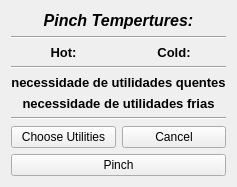
<?xml version="1.0" encoding="UTF-8"?>
<ui version="4.0">
 <class>Form</class>
 <widget class="QWidget" name="Form">
  <property name="windowTitle">
   <string>Form</string>
  </property>
  <layout class="QVBoxLayout" name="verticalLayout_2">
   <item>
    <layout class="QVBoxLayout" name="verticalLayout">
     <item>
      <widget class="QLabel" name="label">
       <property name="font">
        <font>
         <family>Arial</family>
         <pointsize>12</pointsize>
         <weight>75</weight>
         <italic>true</italic>
         <bold>true</bold>
        </font>
       </property>
       <property name="text">
        <string>Pinch Tempertures:</string>
       </property>
       <property name="alignment">
        <set>Qt::AlignCenter</set>
       </property>
      </widget>
     </item>
     <item>
      <widget class="Line" name="line">
       <property name="orientation">
        <enum>Qt::Horizontal</enum>
       </property>
      </widget>
     </item>
     <item>
      <layout class="QHBoxLayout" name="horizontalLayout_2">
       <item>
        <widget class="QLabel" name="hot_temp">
         <property name="font">
          <font>
           <family>Arial</family>
           <pointsize>10</pointsize>
           <weight>75</weight>
           <bold>true</bold>
          </font>
         </property>
         <property name="text">
          <string>Hot:</string>
         </property>
         <property name="alignment">
          <set>Qt::AlignCenter</set>
         </property>
        </widget>
       </item>
       <item>
        <widget class="QLabel" name="cold_temp">
         <property name="font">
          <font>
           <family>Arial</family>
           <pointsize>10</pointsize>
           <weight>75</weight>
           <bold>true</bold>
          </font>
         </property>
         <property name="text">
          <string>Cold:</string>
         </property>
         <property name="alignment">
          <set>Qt::AlignCenter</set>
         </property>
        </widget>
       </item>
      </layout>
     </item>
     <item>
      <widget class="Line" name="line_2">
       <property name="orientation">
        <enum>Qt::Horizontal</enum>
       </property>
      </widget>
     </item>
     <item>
      <widget class="QLabel" name="precisa_quente">
       <property name="font">
        <font>
         <family>Arial</family>
         <pointsize>10</pointsize>
         <weight>75</weight>
         <bold>true</bold>
        </font>
       </property>
       <property name="text">
        <string>necessidade de utilidades quentes</string>
       </property>
       <property name="alignment">
        <set>Qt::AlignCenter</set>
       </property>
      </widget>
     </item>
     <item>
      <widget class="QLabel" name="precisa_fria">
       <property name="font">
        <font>
         <family>Arial</family>
         <pointsize>10</pointsize>
         <weight>75</weight>
         <bold>true</bold>
        </font>
       </property>
       <property name="text">
        <string>necessidade de utilidades frias</string>
       </property>
       <property name="alignment">
        <set>Qt::AlignCenter</set>
       </property>
      </widget>
     </item>
     <item>
      <widget class="Line" name="line_3">
       <property name="orientation">
        <enum>Qt::Horizontal</enum>
       </property>
      </widget>
     </item>
     <item>
      <layout class="QHBoxLayout" name="horizontalLayout_3">
       <item>
        <layout class="QVBoxLayout" name="diagrama_th"/>
       </item>
       <item>
        <layout class="QVBoxLayout" name="grande_composta"/>
       </item>
      </layout>
     </item>
     <item>
      <layout class="QHBoxLayout" name="horizontalLayout_4">
       <item>
        <widget class="QPushButton" name="escolher_utilidades">
         <property name="text">
          <string>Choose Utilities</string>
         </property>
        </widget>
       </item>
       <item>
        <widget class="QPushButton" name="cancelar">
         <property name="text">
          <string>Cancel</string>
         </property>
        </widget>
       </item>
      </layout>
     </item>
     <item>
      <widget class="QPushButton" name="pinch_sem_utilidades">
       <property name="text">
        <string>Pinch</string>
       </property>
      </widget>
     </item>
    </layout>
   </item>
  </layout>
 </widget>
 <resources/>
 <connections/>
</ui>
